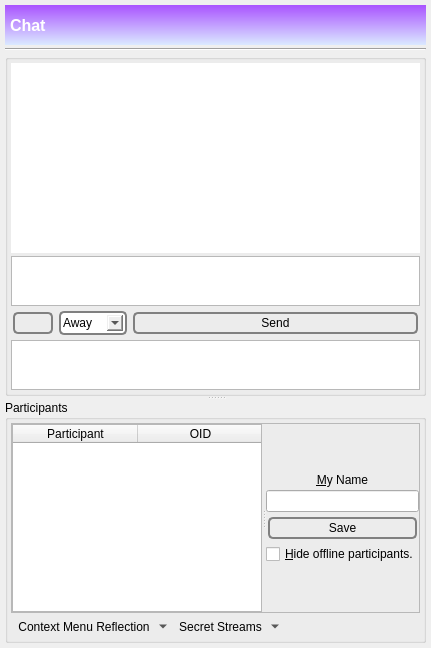
      <widget class="QWidget" name="tab_chat">
       <attribute name="title">
        <string/>
       </attribute>
       <attribute name="toolTip">
        <string>Chat</string>
       </attribute>
       <layout class="QVBoxLayout" name="verticalLayout_18">
        <property name="spacing">
         <number>5</number>
        </property>
        <property name="leftMargin">
         <number>5</number>
        </property>
        <property name="topMargin">
         <number>5</number>
        </property>
        <property name="rightMargin">
         <number>5</number>
        </property>
        <property name="bottomMargin">
         <number>5</number>
        </property>
        <item>
         <widget class="QWidget" name="layouttab" native="true">
          <property name="sizePolicy">
           <sizepolicy hsizetype="Expanding" vsizetype="Expanding">
            <horstretch>0</horstretch>
            <verstretch>0</verstretch>
           </sizepolicy>
          </property>
          <layout class="QVBoxLayout" name="verticalLayout_72">
           <property name="spacing">
            <number>3</number>
           </property>
           <property name="leftMargin">
            <number>0</number>
           </property>
           <property name="topMargin">
            <number>0</number>
           </property>
           <property name="rightMargin">
            <number>0</number>
           </property>
           <property name="bottomMargin">
            <number>0</number>
           </property>
           <item>
            <widget class="QLabel" name="label_26">
             <property name="minimumSize">
              <size>
               <width>0</width>
               <height>40</height>
              </size>
             </property>
             <property name="font">
              <font>
               <pointsize>12</pointsize>
               <weight>75</weight>
               <bold>true</bold>
              </font>
             </property>
             <property name="autoFillBackground">
              <bool>false</bool>
             </property>
             <property name="styleSheet">
              <string notr="true">background-color: qlineargradient(spread:reflect, x1:0.023, y1:0.988636, x2:0.028, y2:0.011, stop:0 rgba(218, 232, 255, 255), stop:1 rgba(170, 85, 255, 255));

color: rgb(255, 255, 255);


</string>
             </property>
             <property name="text">
              <string>Chat</string>
             </property>
             <property name="margin">
              <number>0</number>
             </property>
             <property name="indent">
              <number>5</number>
             </property>
            </widget>
           </item>
           <item>
            <widget class="Line" name="line_7">
             <property name="orientation">
              <enum>Qt::Horizontal</enum>
             </property>
            </widget>
           </item>
           <item>
            <widget class="QSplitter" name="splitter_4">
             <property name="sizePolicy">
              <sizepolicy hsizetype="Preferred" vsizetype="Expanding">
               <horstretch>0</horstretch>
               <verstretch>0</verstretch>
              </sizepolicy>
             </property>
             <property name="orientation">
              <enum>Qt::Vertical</enum>
             </property>
             <property name="childrenCollapsible">
              <bool>false</bool>
             </property>
             <widget class="QSplitter" name="splitter_5">
              <property name="orientation">
               <enum>Qt::Vertical</enum>
              </property>
              <property name="childrenCollapsible">
               <bool>false</bool>
              </property>
              <widget class="QGroupBox" name="groupBox">
               <property name="title">
                <string/>
               </property>
               <layout class="QVBoxLayout" name="verticalLayout_14">
                <property name="spacing">
                 <number>3</number>
                </property>
                <property name="leftMargin">
                 <number>3</number>
                </property>
                <property name="topMargin">
                 <number>3</number>
                </property>
                <property name="rightMargin">
                 <number>3</number>
                </property>
                <property name="bottomMargin">
                 <number>3</number>
                </property>
                <item>
                 <widget class="QTextBrowser" name="messages">
                  <property name="autoFillBackground">
                   <bool>false</bool>
                  </property>
                  <property name="frameShape">
                   <enum>QFrame::NoFrame</enum>
                  </property>
                  <property name="tabChangesFocus">
                   <bool>true</bool>
                  </property>
                  <property name="html">
                   <string>&lt;!DOCTYPE HTML PUBLIC &quot;-//W3C//DTD HTML 4.0//EN&quot; &quot;http://www.w3.org/TR/REC-html40/strict.dtd&quot;&gt;
&lt;html&gt;&lt;head&gt;&lt;meta name=&quot;qrichtext&quot; content=&quot;1&quot; /&gt;&lt;style type=&quot;text/css&quot;&gt;
p, li { white-space: pre-wrap; }
&lt;/style&gt;&lt;/head&gt;&lt;body style=&quot; font-family:'MS Shell Dlg 2'; font-size:8.25pt; font-weight:400; font-style:normal;&quot;&gt;
&lt;p style=&quot;-qt-paragraph-type:empty; margin-top:0px; margin-bottom:0px; margin-left:0px; margin-right:0px; -qt-block-indent:0; text-indent:0px; font-size:8pt;&quot;&gt;&lt;br /&gt;&lt;/p&gt;&lt;/body&gt;&lt;/html&gt;</string>
                  </property>
                  <property name="openExternalLinks">
                   <bool>true</bool>
                  </property>
                  <property name="openLinks">
                   <bool>false</bool>
                  </property>
                 </widget>
                </item>
                <item>
                 <widget class="spoton_textedit" name="message">
                  <property name="maximumSize">
                   <size>
                    <width>16777215</width>
                    <height>50</height>
                   </size>
                  </property>
                  <property name="styleSheet">
                   <string notr="true">background-color: qlineargradient(x1: 0, y1: 0, x2: 0, y2: 1,
                                   stop: 0 #ffffc3, stop: 1 #FFFFFF);


</string>
                  </property>
                  <property name="tabChangesFocus">
                   <bool>true</bool>
                  </property>
                  <property name="acceptRichText">
                   <bool>false</bool>
                  </property>
                 </widget>
                </item>
                <item>
                 <layout class="QHBoxLayout" name="horizontalLayout_62gb">
                  <property name="spacing">
                   <number>2</number>
                  </property>
                  <item>
                   <widget class="QPushButton" name="clearMessages">
                    <property name="toolTip">
                     <string>Clear chat.</string>
                    </property>
                    <property name="styleSheet">
                     <string notr="true">QPushButton {
 border: 2px solid gray;
 background-color: qlineargradient(x1: 0, y1: 0, x2: 0, y2: 1,
                                   stop: 0 #E0E0E0, stop: 1 #FFFFFF);
 border-radius: 5px;
 margin: 2px;
 padding: 2px;
 }



QPushButton:hover { 
background-color: qlineargradient(x1: 0, y1: 0, x2: 0, y2: 1,
                                   stop: 0 rgb(254,229,172), stop: 1 #FFFFFF);
background-position: top center; } 

QPushButton:pressed {
     background-color: darkgray;
     border-style: inset;
 }</string>
                    </property>
                    <property name="text">
                     <string/>
                    </property>
                    <property name="iconSize">
                     <size>
                      <width>40</width>
                      <height>40</height>
                     </size>
                    </property>
                    <property name="flat">
                     <bool>false</bool>
                    </property>
                   </widget>
                  </item>
                  <item>
                   <widget class="QComboBox" name="status">
                    <property name="toolTip">
                     <string>Set your status.</string>
                    </property>
                    <property name="styleSheet">
                     <string notr="true">QComboBox#status {
 border: 2px solid gray;
 background-color: qlineargradient(x1: 0, y1: 0, x2: 0, y2: 1,
                                   stop: 0 #E0E0E0, stop: 1 #FFFFFF);
 border-radius: 5px;
 margin: 2px;
 padding: 2px;
 
 }


QComboBox#status:hover { 
background-color: qlineargradient(x1: 0, y1: 0, x2: 0, y2: 1,
                                   stop: 0 rgb(254,229,172), stop: 1 #FFFFFF);
background-position: top center; } </string>
                    </property>
                    <property name="currentIndex">
                     <number>0</number>
                    </property>
                    <property name="maxCount">
                     <number>2100</number>
                    </property>
                    <property name="sizeAdjustPolicy">
                     <enum>QComboBox::AdjustToContents</enum>
                    </property>
                    <property name="iconSize">
                     <size>
                      <width>20</width>
                      <height>40</height>
                     </size>
                    </property>
                    <item>
                     <property name="text">
                      <string>Away</string>
                     </property>
                    </item>
                    <item>
                     <property name="text">
                      <string>Busy</string>
                     </property>
                    </item>
                    <item>
                     <property name="text">
                      <string>Custom</string>
                     </property>
                    </item>
                    <item>
                     <property name="text">
                      <string>Offline</string>
                     </property>
                    </item>
                    <item>
                     <property name="text">
                      <string>Online</string>
                     </property>
                    </item>
                   </widget>
                  </item>
                  <item>
                   <widget class="QPushButton" name="sendMessage">
                    <property name="sizePolicy">
                     <sizepolicy hsizetype="Expanding" vsizetype="Fixed">
                      <horstretch>0</horstretch>
                      <verstretch>0</verstretch>
                     </sizepolicy>
                    </property>
                    <property name="toolTip">
                     <string>&lt;html&gt;&lt;head/&gt;&lt;body&gt;&lt;p&gt;Send the message.&lt;/p&gt;&lt;/body&gt;&lt;/html&gt;</string>
                    </property>
                    <property name="styleSheet">
                     <string notr="true">QPushButton {
 border: 2px solid gray;
 background-color: qlineargradient(x1: 0, y1: 0, x2: 0, y2: 1,
                                   stop: 0 #E0E0E0, stop: 1 #FFFFFF);
 border-radius: 5px;
 margin: 2px;
 padding: 2px;
 }



QPushButton:hover { 
background-color: qlineargradient(x1: 0, y1: 0, x2: 0, y2: 1,
                                   stop: 0 rgb(254,229,172), stop: 1 #FFFFFF);
background-position: top center; } 

QPushButton:pressed {
     background-color: darkgray;
     border-style: inset;
 }</string>
                    </property>
                    <property name="text">
                     <string>Send</string>
                    </property>
                    <property name="iconSize">
                     <size>
                      <width>40</width>
                      <height>40</height>
                     </size>
                    </property>
                   </widget>
                  </item>
                 </layout>
                </item>
                <item>
                 <widget class="QTextEdit" name="custom">
                  <property name="maximumSize">
                   <size>
                    <width>16777215</width>
                    <height>50</height>
                   </size>
                  </property>
                  <property name="toolTip">
                   <string>Please provide a status message.</string>
                  </property>
                  <property name="tabChangesFocus">
                   <bool>true</bool>
                  </property>
                  <property name="acceptRichText">
                   <bool>false</bool>
                  </property>
                 </widget>
                </item>
               </layout>
              </widget>
             </widget>
             <widget class="QGroupBox" name="groupBox_11">
              <property name="title">
               <string>Participants</string>
              </property>
              <layout class="QVBoxLayout" name="verticalLayout_73">
               <property name="spacing">
                <number>3</number>
               </property>
               <property name="leftMargin">
                <number>3</number>
               </property>
               <property name="topMargin">
                <number>3</number>
               </property>
               <property name="rightMargin">
                <number>3</number>
               </property>
               <property name="bottomMargin">
                <number>3</number>
               </property>
               <item>
                <widget class="QSplitter" name="chatHorizontalSplitter">
                 <property name="frameShape">
                  <enum>QFrame::StyledPanel</enum>
                 </property>
                 <property name="frameShadow">
                  <enum>QFrame::Raised</enum>
                 </property>
                 <property name="lineWidth">
                  <number>7</number>
                 </property>
                 <property name="orientation">
                  <enum>Qt::Horizontal</enum>
                 </property>
                 <widget class="QTableWidget" name="participants">
                  <property name="toolTip">
                   <string>Double-click a friend for a pop-up window.</string>
                  </property>
                  <property name="verticalScrollBarPolicy">
                   <enum>Qt::ScrollBarAsNeeded</enum>
                  </property>
                  <property name="horizontalScrollBarPolicy">
                   <enum>Qt::ScrollBarAlwaysOff</enum>
                  </property>
                  <property name="selectionBehavior">
                   <enum>QAbstractItemView::SelectRows</enum>
                  </property>
                  <property name="verticalScrollMode">
                   <enum>QAbstractItemView::ScrollPerPixel</enum>
                  </property>
                  <property name="horizontalScrollMode">
                   <enum>QAbstractItemView::ScrollPerPixel</enum>
                  </property>
                  <property name="showGrid">
                   <bool>true</bool>
                  </property>
                  <property name="gridStyle">
                   <enum>Qt::DotLine</enum>
                  </property>
                  <property name="sortingEnabled">
                   <bool>true</bool>
                  </property>
                  <attribute name="horizontalHeaderMinimumSectionSize">
                   <number>125</number>
                  </attribute>
                  <attribute name="horizontalHeaderDefaultSectionSize">
                   <number>125</number>
                  </attribute>
                  <attribute name="horizontalHeaderStretchLastSection">
                   <bool>true</bool>
                  </attribute>
                  <attribute name="verticalHeaderVisible">
                   <bool>false</bool>
                  </attribute>
                  <column>
                   <property name="text">
                    <string>Participant</string>
                   </property>
                  </column>
                  <column>
                   <property name="text">
                    <string>OID</string>
                   </property>
                  </column>
                  <column>
                   <property name="text">
                    <string>neighbor_oid</string>
                   </property>
                  </column>
                  <column>
                   <property name="text">
                    <string>public_key_hash</string>
                   </property>
                  </column>
                  <column>
                   <property name="text">
                    <string>Status</string>
                   </property>
                  </column>
                  <column>
                   <property name="text">
                    <string>Last Status Change</string>
                   </property>
                  </column>
                  <column>
                   <property name="text">
                    <string>Gemini</string>
                   </property>
                   <property name="toolTip">
                    <string>Encryption Key</string>
                   </property>
                  </column>
                  <column>
                   <property name="text">
                    <string>Gemini MAC</string>
                   </property>
                   <property name="toolTip">
                    <string>Hash Key</string>
                   </property>
                  </column>
                  <column>
                   <property name="text">
                    <string>Forward Secrecy Information</string>
                   </property>
                  </column>
                 </widget>
                 <widget class="QWidget" name="layoutWidget1_2">
                  <layout class="QVBoxLayout" name="verticalLayout_74">
                   <property name="spacing">
                    <number>3</number>
                   </property>
                   <item>
                    <widget class="Line" name="line_17">
                     <property name="sizePolicy">
                      <sizepolicy hsizetype="Fixed" vsizetype="Expanding">
                       <horstretch>0</horstretch>
                       <verstretch>0</verstretch>
                      </sizepolicy>
                     </property>
                     <property name="lineWidth">
                      <number>0</number>
                     </property>
                     <property name="orientation">
                      <enum>Qt::Vertical</enum>
                     </property>
                    </widget>
                   </item>
                   <item>
                    <widget class="QLabel" name="label_5">
                     <property name="text">
                      <string>&amp;My Name</string>
                     </property>
                     <property name="alignment">
                      <set>Qt::AlignCenter</set>
                     </property>
                     <property name="buddy">
                      <cstring>nodeName</cstring>
                     </property>
                    </widget>
                   </item>
                   <item>
                    <widget class="QLineEdit" name="nodeName">
                     <property name="alignment">
                      <set>Qt::AlignCenter</set>
                     </property>
                    </widget>
                   </item>
                   <item>
                    <widget class="QPushButton" name="saveNodeName">
                     <property name="toolTip">
                      <string>Save my name.</string>
                     </property>
                     <property name="styleSheet">
                      <string notr="true">QPushButton {
 border: 2px solid gray;
 background-color: qlineargradient(x1: 0, y1: 0, x2: 0, y2: 1,
                                   stop: 0 #E0E0E0, stop: 1 #FFFFFF);
 border-radius: 5px;
 margin: 2px;
 padding: 2px;
 }


QPushButton:hover { 
background-color: qlineargradient(x1: 0, y1: 0, x2: 0, y2: 1,
                                   stop: 0 rgb(254,229,172), stop: 1 #FFFFFF);
background-position: top center; } 

QPushButton:pressed {
     background-color: darkgray;
     border-style: inset;
 }
</string>
                     </property>
                     <property name="text">
                      <string>Save</string>
                     </property>
                    </widget>
                   </item>
                   <item>
                    <widget class="QCheckBox" name="hideOfflineParticipants">
                     <property name="text">
                      <string>&amp;Hide offline participants.</string>
                     </property>
                    </widget>
                   </item>
                   <item>
                    <widget class="Line" name="line_14">
                     <property name="sizePolicy">
                      <sizepolicy hsizetype="Fixed" vsizetype="Expanding">
                       <horstretch>0</horstretch>
                       <verstretch>0</verstretch>
                      </sizepolicy>
                     </property>
                     <property name="lineWidth">
                      <number>0</number>
                     </property>
                     <property name="orientation">
                      <enum>Qt::Vertical</enum>
                     </property>
                    </widget>
                   </item>
                  </layout>
                 </widget>
                </widget>
               </item>
               <item>
                <layout class="QHBoxLayout" name="horizontalLayout_10">
                 <item>
                  <widget class="QToolButton" name="chatActionMenu">
                   <property name="toolTip">
                    <string>Right-mouse context menu as a button for tablets.</string>
                   </property>
                   <property name="styleSheet">
                    <string notr="true">QPushButton {
 border: 2px solid gray;
 background-color: qlineargradient(x1: 0, y1: 0, x2: 0, y2: 1,
                                   stop: 0 #E0E0E0, stop: 1 #FFFFFF);
 border-radius: 5px;
 margin: 2px;
 padding: 2px;
 }


QPushButton:hover { 
background-color: qlineargradient(x1: 0, y1: 0, x2: 0, y2: 1,
                                   stop: 0 rgb(254,229,172), stop: 1 #FFFFFF);
background-position: top center; } 

QPushButton:pressed {
     background-color: darkgray;
     border-style: inset;
 }
</string>
                   </property>
                   <property name="text">
                    <string>Context Menu Reflection</string>
                   </property>
                   <property name="icon">
                    <iconset resource="../Icons/icons.qrc">
                     <normaloff>:/generic/menu.png</normaloff>:/generic/menu.png</iconset>
                   </property>
                   <property name="popupMode">
                    <enum>QToolButton::MenuButtonPopup</enum>
                   </property>
                   <property name="autoRaise">
                    <bool>true</bool>
                   </property>
                  </widget>
                 </item>
                 <item>
                  <widget class="QToolButton" name="chatSecrets">
                   <property name="toolTip">
                    <string>&lt;html&gt;&lt;head/&gt;&lt;body&gt;&lt;p&gt;Secret Streams. The activated entry will be applied to the currently-selected participant.&lt;/p&gt;&lt;/body&gt;&lt;/html&gt;</string>
                   </property>
                   <property name="text">
                    <string>Secret Streams</string>
                   </property>
                   <property name="icon">
                    <iconset resource="../Icons/icons.qrc">
                     <normaloff>:/generic/menu-secret-chat.png</normaloff>:/generic/menu-secret-chat.png</iconset>
                   </property>
                   <property name="popupMode">
                    <enum>QToolButton::MenuButtonPopup</enum>
                   </property>
                   <property name="autoRaise">
                    <bool>true</bool>
                   </property>
                  </widget>
                 </item>
                 <item>
                  <spacer name="horizontalSpacer">
                   <property name="orientation">
                    <enum>Qt::Horizontal</enum>
                   </property>
                   <property name="sizeHint" stdset="0">
                    <size>
                     <width>40</width>
                     <height>20</height>
                    </size>
                   </property>
                  </spacer>
                 </item>
                </layout>
               </item>
              </layout>
             </widget>
            </widget>
           </item>
          </layout>
         </widget>
        </item>
       </layout>
      </widget>
